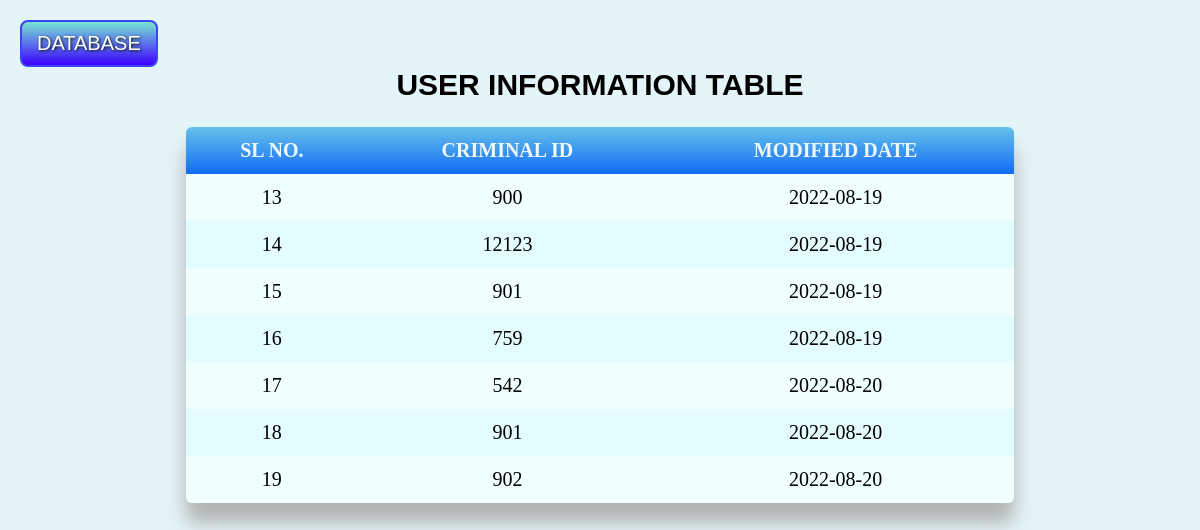
Page /trigger.php on the committed database.
### tables this page shows
CREATE TABLE `trigger_table` (
  `sl_no` int(5) NOT NULL,
  `Criminal_id` int(8) NOT NULL,
  `modified_date` date NOT NULL
);

### trigger.php (the view, shortened to what this page needs)
<?php
$servername = "localhost";
$username = "root";
$password = "";
$database = "crimininal database";
$conn = mysqli_connect($servername, $username, $password, $database);
$sql = "SELECT * FROM `trigger_table`";
$result = mysqli_query($conn, $sql);
?>
   <!DOCTYPE html>
   <html lang="en">
   <head>
    <link rel="stylesheet" href="table.css">
   </head>
   <body>
    <table aling="center" ">
    <h2>USER INFORMATION TABLE</h2>
        <tr>
            <th>SL NO.</th>
            <th>CRIMINAL ID</th>
            <th>MODIFIED DATE</th>
        </tr>
            <?php
             while($row = mysqli_fetch_assoc($result)){
              ?>
               <tr class="op">
              <td><?php echo  $row['sl_no'] ?></td>
               <td><?php echo  $row['Criminal_id'] ?></td>
               <td><?php echo  $row['modified_date'] ?></td>
               </tr>
     <?php
            }
        ?>
    <button class="adding"><a href="select.html">DATABASE</a></button>
    </table>
   </body>
   </html>

### table.css (style rules this page uses)
body { background: #E4F5F9; }
h2 { padding-top: 60px; background-color: #E4F5F9 ; text-align: center; font-size: 30px; margin-top: 0%; font-family: Arial, Helvetica, sans-serif; }
table { width: 70%; margin-left: auto; margin-right: auto; font-size: 20px; border-collapse: collapse; box-shadow: 0 20px 20px #B0B2B1; border-radius: 6px 6px 6px 6px; overflow: hidden; }
th { font-size: 20px; font-weight: bolder; color: aliceblue; background-image: linear-gradient(#4cb5e6d3,#116cf4); }
th,td { text-align: center; padding: 12px 15px; }
tr:nth-child(even) { background-color: #EFFFFD; }
tr:nth-child(odd) { background-color: #E4FBFF; }
.adding { position: absolute; left: 20px; top: 20px; color:none; }
.adding { background: #77E4D4; background-image: -webkit-linear-gradient(top, #77E4D4, #3E00FF); background-image: -moz-linear-gradient(top, #77E4D4, #3E00FF); background-image: -ms-linear-gradient(top, #77E4D4, #3E00FF); background-image: -o-linear-gradient(top, #77E4D4, #3E00FF); background-image: linear-gradient(to bottom, #77E4D4, #3E00FF); -webkit-border-radius: 8; -moz-border-radius: 8; border-radius: 8px; text-shadow: 1px 1px 3px #061a08; font-family: Arial; color: white; font-size: 20px; padding: 10px 15px 10px 15px; border: solid #3B44F6 2px; text-decoration: none; }
a { text-decoration: none; color:white; }

### rows in the picture
trigger_table: sl_no "13", Criminal "900", modified_date "2022-08-19"
trigger_table: sl_no "14", Criminal "12123", modified_date "2022-08-19"
trigger_table: sl_no "15", Criminal "901", modified_date "2022-08-19"
trigger_table: sl_no "16", Criminal "759", modified_date "2022-08-19"
trigger_table: sl_no "17", Criminal "542", modified_date "2022-08-20"
trigger_table: sl_no "18", Criminal "901", modified_date "2022-08-20"
trigger_table: sl_no "19", Criminal "902", modified_date "2022-08-20"
